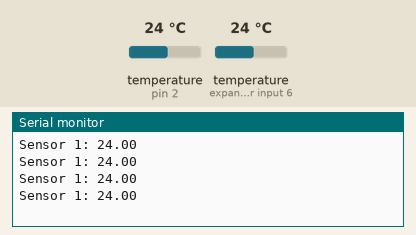
A sketch run on a simulated Arduino Uno, built with avr-gcc and run on an emulated ATmega328P. Shown: the last lines printed to the serial monitor. Inputs (shaded band) come from the test bench; at power-on: temperature (sensors on pin 2, expander input 6) 24 °C.

Above: at 3.3 s.
3.4 s: temperature (sensor on pin 2) set to 12 °C
At 5.0 s:
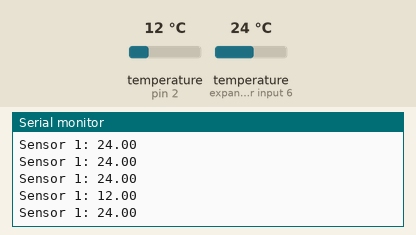
5.9 s: temperature (sensor on expander input 6) set to 19 °C
At 6.7 s:
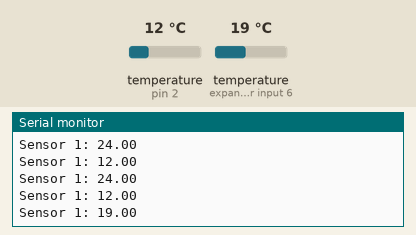
8.4 s: temperature (sensor on pin 2) set to 28 °C
At 10.2 s:
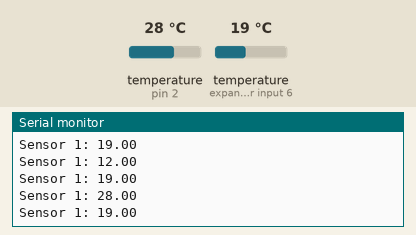
10.9 s: temperature (sensor on expander input 6) set to 33 °C
At 11.9 s:
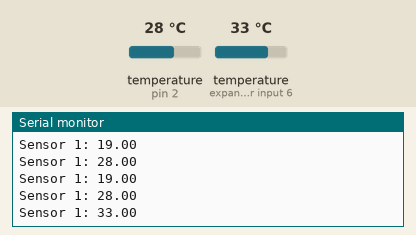
Timing chart, 0 to 13.9 s (numbered marks = the images above; inputs shaded):
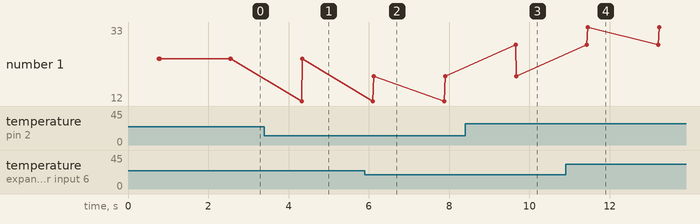

The sketch:

161.ino
```cpp
#include <OneWire.h>
#include <DallasTemperature.h>
#define ONE_WIRE_BUS 2

OneWire oneWire(ONE_WIRE_BUS);
DallasTemperature sensors(&oneWire);

uint8_t sensor1[8] = { 0x28, 0xFF, 0x6E, 0x73, 0x71, 0x17, 0x04, 0x7C };
uint8_t sensor2[8] = { 0x28, 0xFF, 0x2B, 0xFB, 0x71, 0x17, 0x04, 0x82 };

float Temp;
float Temp1;

void setup(void)
{
  Serial.begin(9600);
  sensors.begin();
}

void loop(void)
{
  sensors.requestTemperatures();

  Serial.print("Sensor 1: ");
  Temp = sensors.getTempC(sensor1);
  Serial.println(Temp);

  Serial.print("Sensor 1: ");
  Temp1 = sensors.getTempC(sensor2);
  Serial.println(Temp1);
  Serial.println();
  delay(1000);
}
```

Measured:
- after the input at 3.4 s, the serial monitor: prints a new line after 0.92 s (image 1)
- after the input at 5.9 s, the serial monitor: prints a new line after 0.22 s (image 2)
- after the input at 8.4 s, the serial monitor: prints a new line after 1.3 s (image 3)
- after the input at 10.9 s, the serial monitor: prints a new line after 0.55 s (image 4)
- plotted number 1: 24 → 19 after the input at 5.9 s, 19 → 33 after the input at 10.9 s
